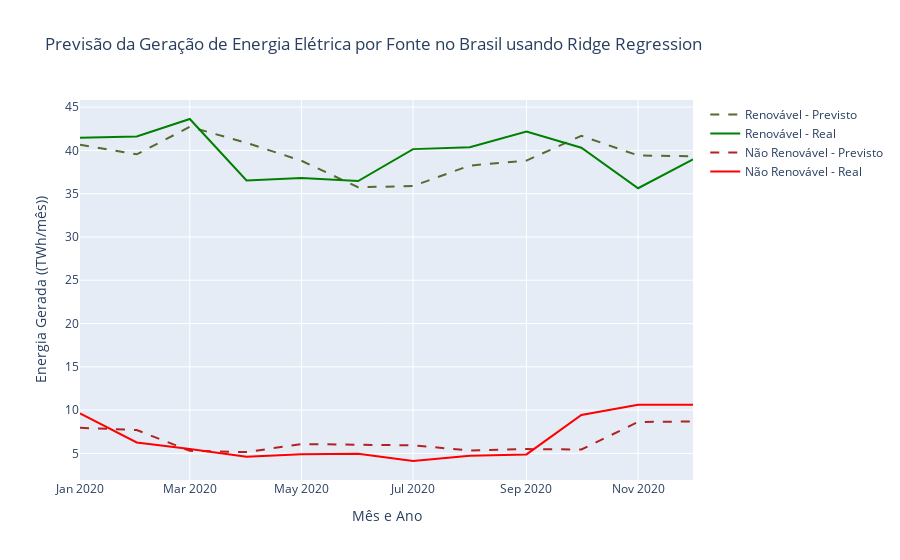

The notebook cell this image was saved under:
### Code cell
f.plot_results(df, y_val, y_pred_ridge, 'Ridge Regression')

### Figure 1 — Plotly figure (JSON) as saved in the notebook; plotly's stock layout.template omitted (floating-point values rounded to 4 significant figures)
{"data": [{"line": {"color": "darkolivegreen", "dash": "dash", "width": 2}, "mode": "lines", "name": "Renovável - Previsto", "type": "scatter", "x": ["2020-01", "2020-02", "2020-03", "2020-04", "2020-05", "2020-06", "2020-07", "2020-08", "2020-09", "2020-10", "2020-11", "2020-12"], "y": [40.65, 39.55, 42.72, 40.87, 38.81, 35.74, 35.89, 38.25, 38.82, 41.68, 39.42, 39.32]}, {"line": {"color": "green", "width": 2}, "mode": "lines", "name": "Renovável - Real", "type": "scatter", "x": ["2020-01", "2020-02", "2020-03", "2020-04", "2020-05", "2020-06", "2020-07", "2020-08", "2020-09", "2020-10", "2020-11", "2020-12"], "y": [41.46, 41.6, 43.63, 36.53, 36.8, 36.46, 40.15, 40.37, 42.17, 40.31, 35.63, 38.96]}, {"line": {"color": "firebrick", "dash": "dash", "width": 2}, "mode": "lines", "name": "Não Renovável - Previsto", "type": "scatter", "x": ["2020-01", "2020-02", "2020-03", "2020-04", "2020-05", "2020-06", "2020-07", "2020-08", "2020-09", "2020-10", "2020-11", "2020-12"], "y": [7.954, 7.702, 5.293, 5.15, 6.077, 6.036, 5.926, 5.339, 5.498, 5.448, 8.632, 8.681]}, {"line": {"color": "red", "width": 2}, "mode": "lines", "name": "Não Renovável - Real", "type": "scatter", "x": ["2020-01", "2020-02", "2020-03", "2020-04", "2020-05", "2020-06", "2020-07", "2020-08", "2020-09", "2020-10", "2020-11", "2020-12"], "y": [9.61, 6.26, 5.5, 4.62, 4.89, 4.95, 4.12, 4.72, 4.88, 9.43, 10.61, 10.62]}], "layout": {"title": {"text": "Previsão da Geração de Energia Elétrica por Fonte no Brasil usando Ridge Regression"}, "xaxis": {"title": {"text": "Mês e Ano"}}, "yaxis": {"title": {"text": "Energia Gerada ((TWh/mês))"}}}}
